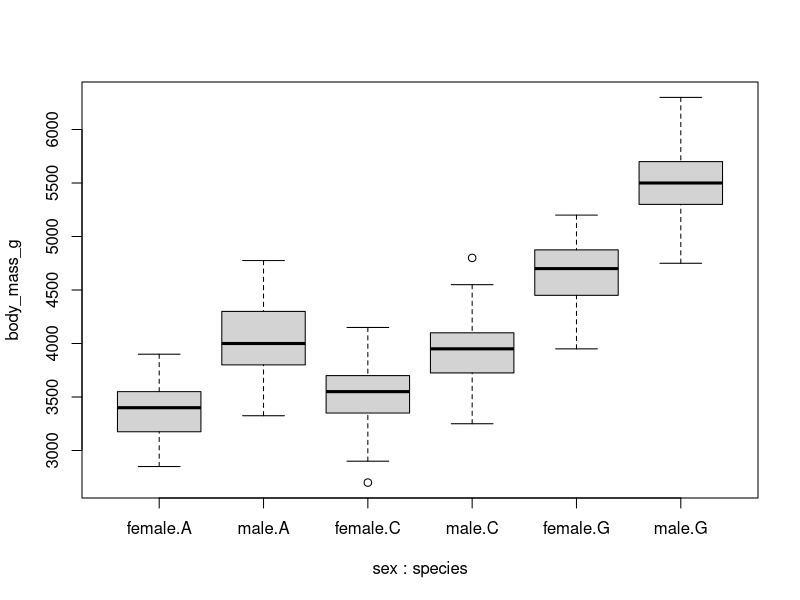
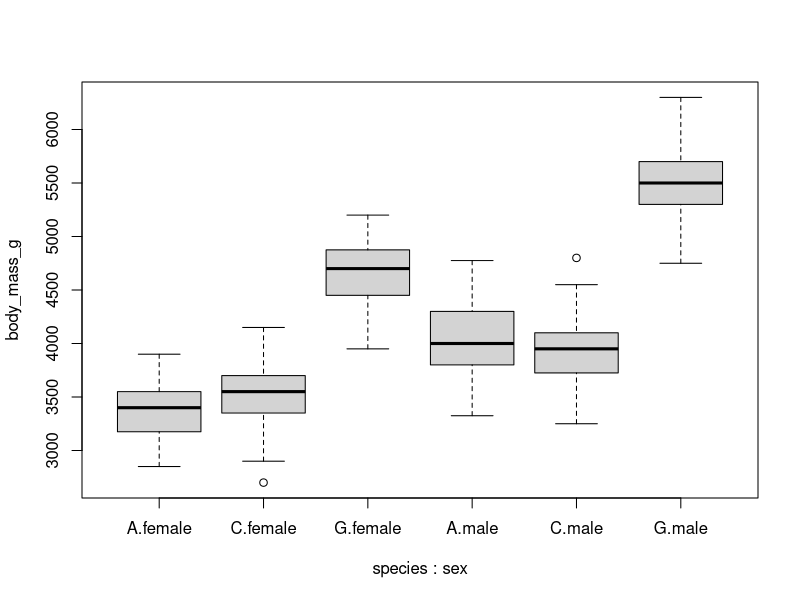
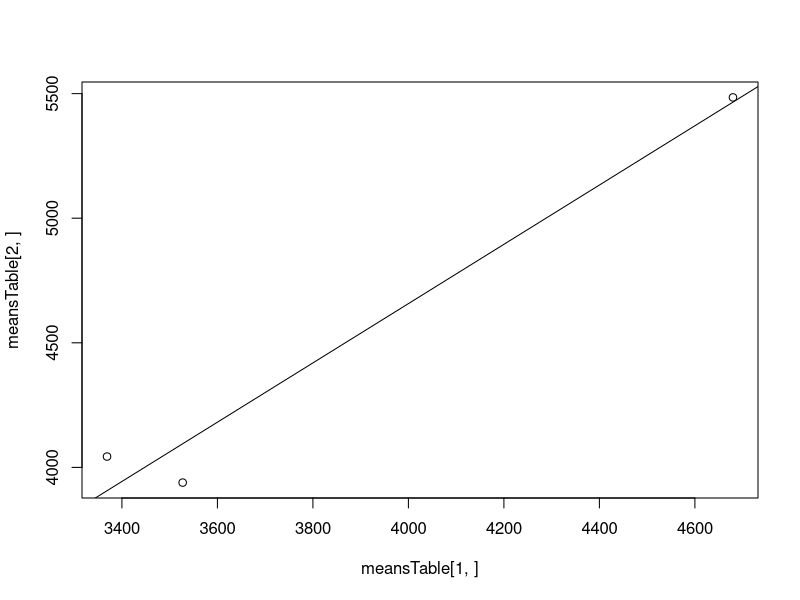
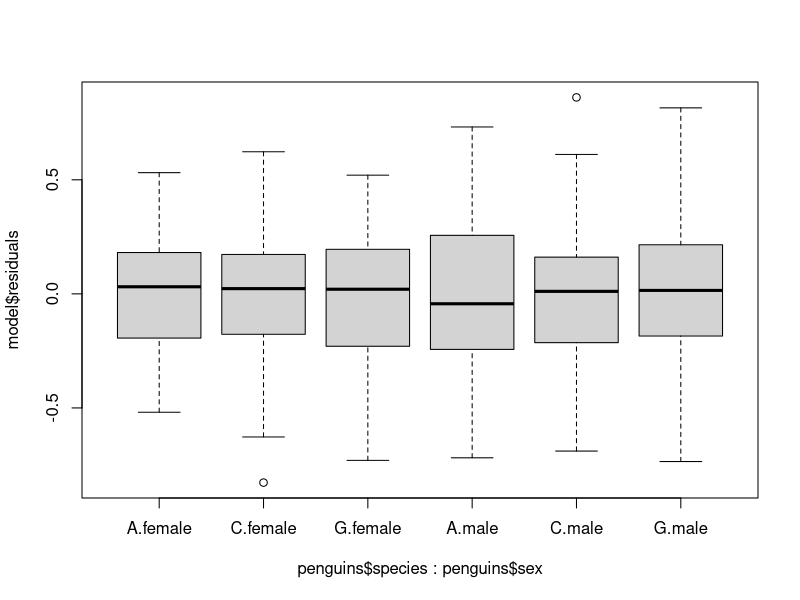
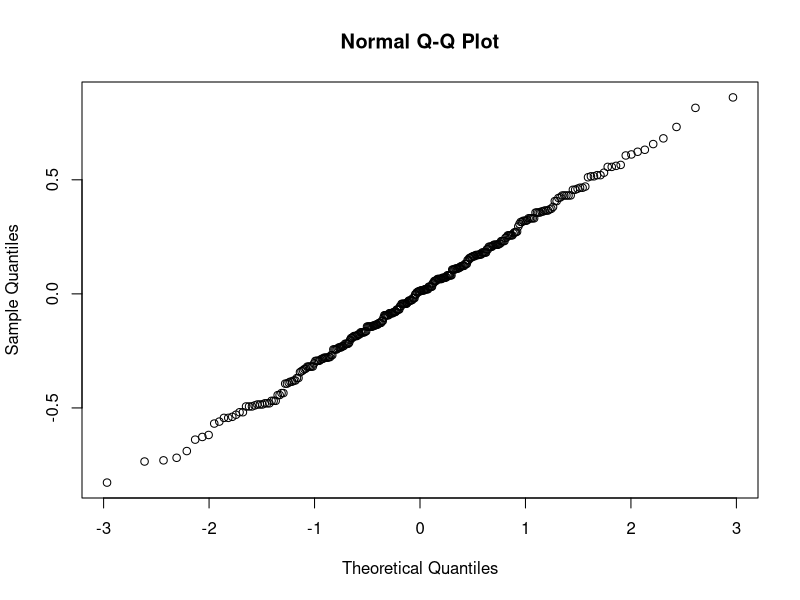
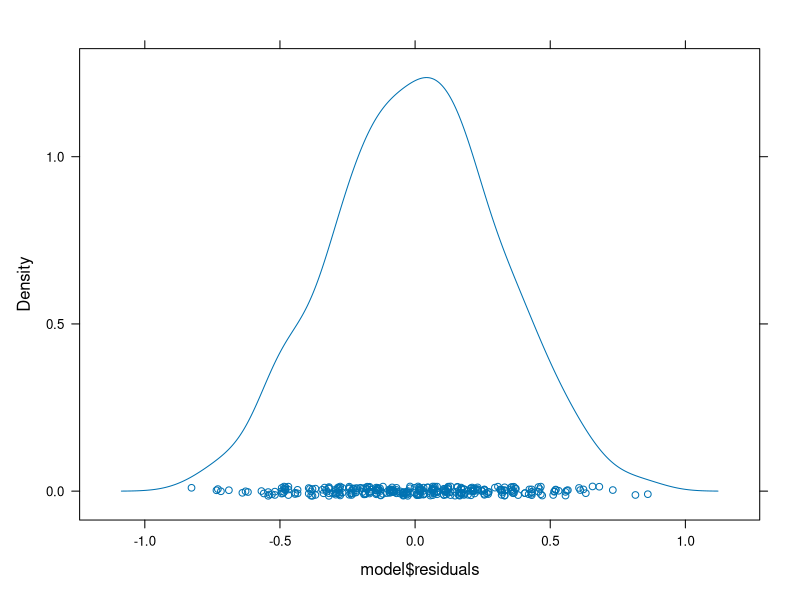

Source code (R) for these figures, in order:
# Jake Price
# November 9, 2022
# Two-Way ANOVA with Interactions - Palmer's Penguins
#
# Question: Do the different penguin sexes
#           have different average masses? Is
#           that difference the same for each
#           species?
#
# Data: Palmer's Penguin dataset
#          palmerpenguins package
#
# Response: body_mass_g
# Predictors: Sex (male / female)
#             Species (Adelie, Gentoo, Chinstrap)
#
# Model: Mass ~ Sex + Species + (Sex:Species)

# load the data
# install.package("palmerpenguins")
library(palmerpenguins)
data(penguins)
head(penguins)
penguins$species = factor(penguins$species,labels = c("A","C","G"))
penguins = subset(penguins, !is.na(body_mass_g) & !is.na(species)
                   & !is.na(sex))

# data exploration
boxplot(body_mass_g ~ sex + species, data = penguins)
boxplot(body_mass_g ~ species + sex, data = penguins)

meansTable = tapply(penguins$body_mass_g,
                list(penguins$sex,penguins$species),
                mean)
meansTable

plot(meansTable[1,],meansTable[2,])
heuristicModel = lm(meansTable[2,]~meansTable[1,])
abline(heuristicModel)
heuristicModel

# fit the data with an interaction term
grandAvg = mean(penguins$body_mass_g,na.rm = TRUE)
grandAvg

speciesEffect = tapply(penguins$body_mass_g, 
                       penguins$species, 
                       mean) - grandAvg
speciesEffect

sexEffect = tapply(penguins$body_mass_g, 
                       penguins$sex, 
                       mean) - grandAvg
sexEffect

interaction = (meansTable - rbind(speciesEffect,speciesEffect)
                - cbind(sexEffect,sexEffect,sexEffect) - grandAvg)
interaction

model = aov(body_mass_g/1000 ~ species + sex + species:sex, data = penguins)
# note, converted mass to kg
summary(model)
# all terms, including interactions, are significant

# assess the model
boxplot(model$residuals ~ penguins$species + penguins$sex)
qqnorm(model$residuals)
lattice::densityplot(model$residuals)
# wow, basically perfectly normal residuals
# exactly equal variance across groups


# Note: all terms significant, including interaction term
# so all intervals and effect sizes should be species-specific

# get the t* needed for 95% intervals
tStar = qt(0.975,df = model$df.residual)

# get the standard deviation of the residuals
SD = sqrt(deviance(model)/model$df.residual)

# convert means to kg
meansKG = meansTable / 1000

# find sample size of each group
count = table(penguins$sex,
              penguins$species)

count

# 95% interval for Adelie
adelieLeft = ((meansKG[2,1] - meansKG[1,1]) 
  - tStar*SD*sqrt(1/count[2,1] + 1/count[1,1]))
adelieRight = ((meansKG[2,1] - meansKG[1,1]) 
              + tStar*SD*sqrt(1/count[2,1] + 1/count[1,1]))


# 95% interval for Chinstrap
chinstrapLeft = ((meansKG[2,2] - meansKG[1,2]) 
              - tStar*SD*sqrt(1/count[2,2] + 1/count[1,2]))
chinstrapRight = ((meansKG[2,2] - meansKG[1,2]) 
               + tStar*SD*sqrt(1/count[2,2] + 1/count[1,2]))


# 95% interval for Chinstrap
gentooLeft = ((meansKG[2,3] - meansKG[1,3]) 
                 - tStar*SD*sqrt(1/count[2,3] + 1/count[1,3]))
gentooRight = ((meansKG[2,3] - meansKG[1,3]) 
                  + tStar*SD*sqrt(1/count[2,3] + 1/count[1,3]))


#print results
CIs = rbind(c(adelieLeft,adelieRight),
            c(chinstrapLeft,chinstrapRight),
            c(gentooLeft,gentooRight))
rownames(CIs) = c("Adelie","Chinstrap","Gentoo")
colnames(CIs) = c("2.5%","97.5%")
CIs

TukeyHSD(model)

# effect sizes
adelieEffect = (meansKG[2,1] - meansKG[1,1])/SD
chinstrapEffect = (meansKG[2,2] - meansKG[1,2])/SD
gentooEffect = (meansKG[2,3] - meansKG[1,3])/SD

effects = rbind(adelieEffect,chinstrapEffect,gentooEffect)
rownames(effects) = c("Adelie","Chinstrap","Gentoo")
colnames(effects) = "Effect Size"
effects
